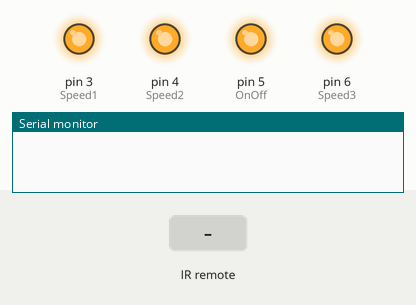
This sketch was run on a simulated Arduino Uno, built with avr-gcc and run on an emulated ATmega328P. Parts: output pins drawn as LEDs (lit = HIGH), the last lines printed to the serial monitor. The inputs (shaded band) are chosen by the test bench.

Above: at 1.2 s.
1.3 s: infrared code 0xCC5B08 received
At 1.9 s:
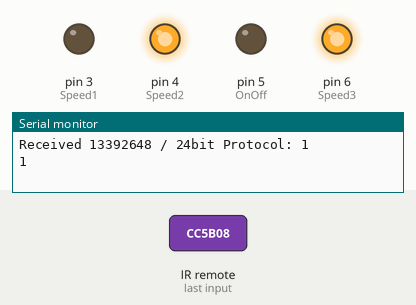
3.0 s: infrared code 0xCC5B08 received
At 4.4 s:
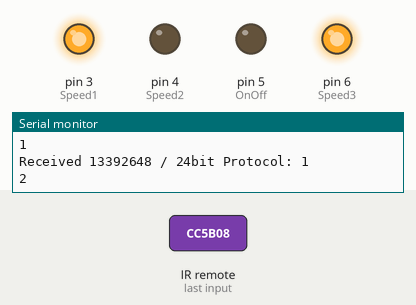
4.7 s: infrared code 0xCC5B04 received
At 5.7 s:
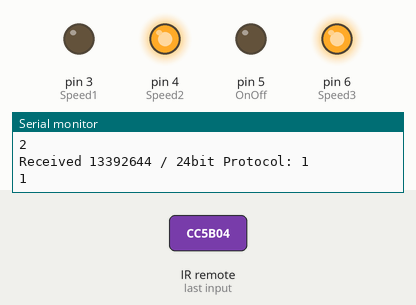
Timing chart, 0 to 7.7 s (numbered marks = the images above; inputs shaded):
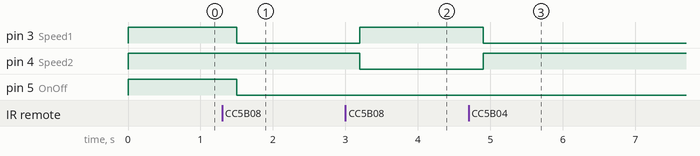

The sketch:

liliya2.ino
```cpp
#include <RCSwitch.h>

RCSwitch mySwitch = RCSwitch();
int OnOff = 5;
int Speed1 = 3;
int Speed2 =4;
int Speed3 = 6;

void setup() {
  Serial.begin(9600);
  mySwitch.enableReceive(0);  // Receiver on interrupt 0 => that is pin #2

  pinMode( OnOff,OUTPUT);
  pinMode( Speed1,OUTPUT);
  pinMode( Speed2,OUTPUT);
  pinMode( Speed3,OUTPUT);
  digitalWrite(OnOff,HIGH);
  digitalWrite(Speed1,HIGH);
  digitalWrite(Speed2,HIGH);
  digitalWrite(Speed3,HIGH);


}

int liliya (int my){

 static int x;

    switch (my){
      case 13392648:
     if (x>= 0 && x!=3){

        x++;
      delay(100);
      }

      break;
       case 13392644:
       if (x <=3 && x!=0){
      --x;
      delay(100);
       }
     break;
     break;
       case 13392642:


     break;

      }
     Serial.println(x);
     switch (x){
      case 0:
       digitalWrite(OnOff,HIGH);
       digitalWrite(Speed1,HIGH);
       digitalWrite(Speed2,HIGH);
       digitalWrite(Speed3,HIGH);
       break;
      case 1:
       digitalWrite(OnOff,LOW);
       digitalWrite(Speed1,LOW);
       digitalWrite(Speed2,HIGH);
       digitalWrite(Speed3,HIGH);
       break;
      case 2:
       digitalWrite(OnOff,LOW);
       digitalWrite(Speed2,LOW);
       digitalWrite(Speed1,HIGH);
       digitalWrite(Speed3,HIGH);
       break;
      case 3:
       digitalWrite(OnOff,LOW);
       digitalWrite(Speed3,LOW);
       digitalWrite(Speed2,HIGH);
       digitalWrite(Speed1,HIGH);
       break;
     }

  }

void loop() {


  if (mySwitch.available()) {
    int my = mySwitch.getReceivedValue();
    delay(100);
    int value = mySwitch.getReceivedValue();

    if (value == 0) {
      Serial.print("Unknown encoding");
    } else {
      Serial.print("Received ");
      Serial.print( mySwitch.getReceivedValue() );
      Serial.print(" / ");
      Serial.print( mySwitch.getReceivedBitlength() );
      Serial.print("bit ");
      Serial.print("Protocol: ");
      Serial.println( mySwitch.getReceivedProtocol() );
     // Serial.print(analog);
    }

  mySwitch.resetAvailable();
  int a;
   if (my != 0){
   a = liliya(my);
    }

    }

  }
```

Measured:
- after the input at 1.3 s, pin 3 (Speed1), pin 5 (OnOff): HIGH → LOW after 0.20 s
- after the input at 3.0 s, pin 3 (Speed1): LOW → HIGH after 0.20 s; pin 4 (Speed2): HIGH → LOW after 0.20 s
- after the input at 4.7 s, pin 3 (Speed1): HIGH → LOW after 0.20 s; pin 4 (Speed2): LOW → HIGH after 0.20 s
